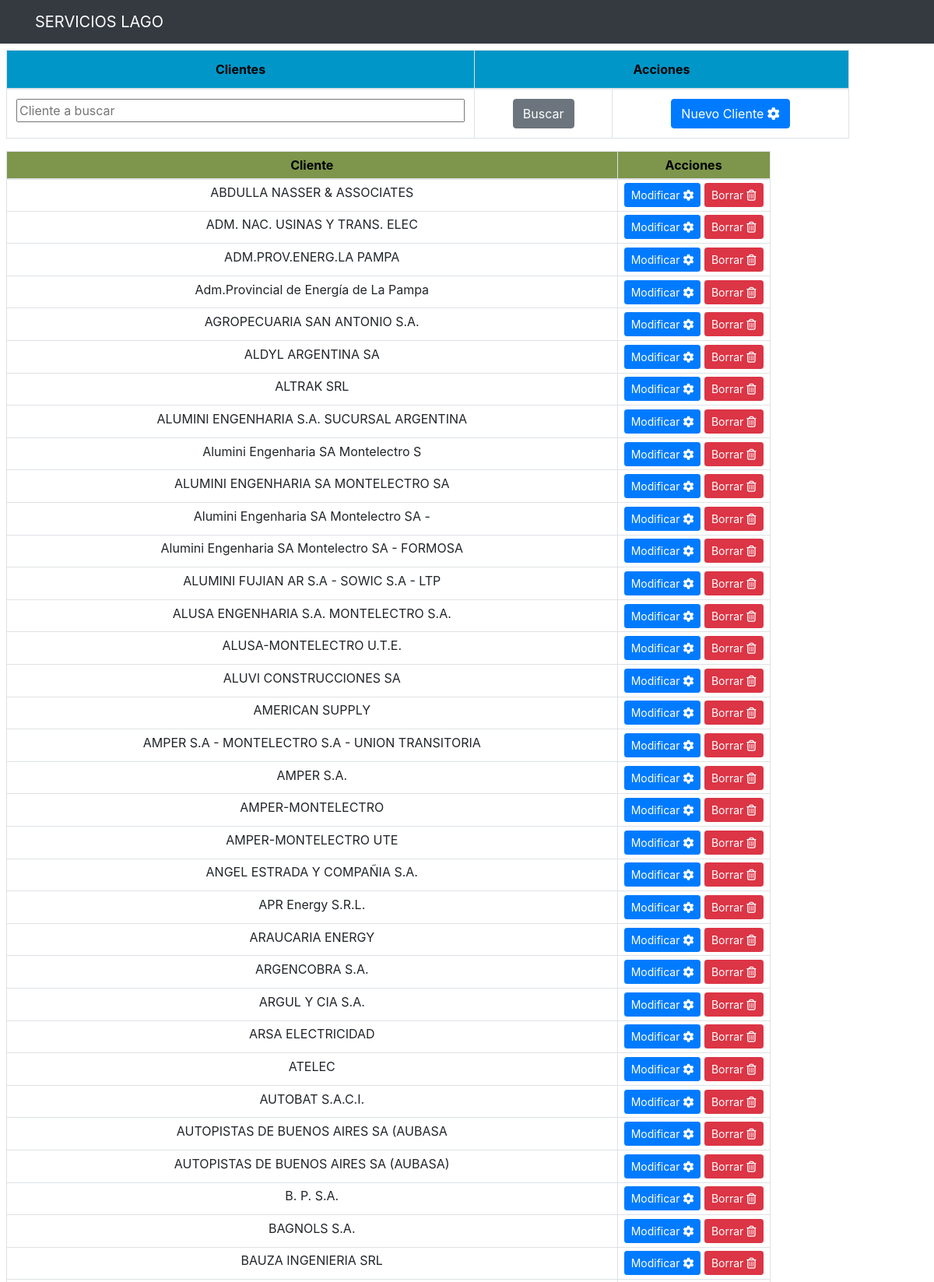
The app's page /abmb/clientes.php (upper part) with its own data.
### tables this page shows
CREATE TABLE `clientes` (
  `id` int(5) NOT NULL,
  `Cliente` varchar(85) DEFAULT NULL
);

### abmb/clientes.php (the view, shortened to what this page needs)
<?php
$esta = $_SERVER['PHP_SELF'];
?>
<div class="col-md-12 container p-2">
	<div class="row">
		<div class="col-md-11">
			<form action="<?php echo $esta ?>" method="POST">
				<table class="table table-bordered">
					<thead class="thead-cel" style="text-align:center">
						<tr>
							<th style="width: 50%">Clientes</th>
							<th style="width: 40%" colspan=2>Acciones</th>
						</tr>
					</thead>
					<tbody>
							<tr>
								<td><input text="est" name="cliente" style="width: 100%" placeholder="Cliente a buscar"></td>
								<td><input type="submit" name="Busca" value="Buscar" class="btn btn-secondary"></td>
								<td><a href="/Servicios/Altas/altacliente.php?flag=0" class="btn btn-primary"> Nuevo Cliente <i class="fa fa-cog fa-spin"></i>
								</a></td>
							</tr>
					</tbody>
				</table>
			</form>
		</div>
	</div>
	<div class="row">
		<div class="col-md-10">
				<table class="table table-sm table-bordered table-hover">
					<thead class="thead-dario" style="text-align:center">
						<tr>
							<th style="width: 80%">Cliente</th>
							<th style="width: 20%">Acciones</th>
					</thead>
					<tbody>
						<?php
							if (isset($_POST['Busca'])){
								$micliente= '%' . $_POST['cliente'] . '%';
								$query = "SELECT * FROM clientes WHERE Cliente like '$micliente'";
							}
							else{
								$query = "SELECT * FROM clientes";
							}
							$result_tasks = mysqli_query($conn,$query);
							while ($row=mysqli_fetch_array($result_tasks)) {
						?>
								<tr>
									<td><?php echo $row['Cliente'] ?></td>
									<td>
										<a href="/Servicios/Modif/modifcliente.php?id=<?php echo $row['id'] ?>" class=
										"btn btn-primary btn-sm">
											Modificar <i class="fa fa-cog fa-spin"></i>
										</a>
										<a href="/Servicios/Bajas/borracliente.php?id=<?php echo $row['id'] ?>" class=
										"btn btn-danger btn-sm">
											Borrar <i class="far fa-trash-alt"></i>
										</a>
									</td>
								</tr>
						<?php }
						?>
					</tbody>
				</table>
		</div>
	</div>
</div>

### includes/header.php (style rules this page uses)
.container { text-align: center; }
.thead-cel { background-color: rgb(0, 150, 200); color: black; }
.thead-dario { background-color: rgb(125, 150, 75); color: black; }

### records on screen
clientes: Cliente "ABDULLA NASSER & ASSOCIATES"
clientes: Cliente "ADM. NAC. USINAS Y TRANS. ELEC"
clientes: Cliente "ADM.PROV.ENERG.LA PAMPA"
clientes: Cliente "Adm.Provincial de Energía de La Pampa"
clientes: Cliente "AGROPECUARIA SAN ANTONIO S.A."
clientes: Cliente "ALDYL ARGENTINA SA"
clientes: Cliente "ALTRAK SRL"
clientes: Cliente "ALUMINI ENGENHARIA S.A. SUCURSAL ARGENTINA"
clientes: Cliente "Alumini Engenharia SA Montelectro S"
clientes: Cliente "ALUMINI ENGENHARIA SA MONTELECTRO SA"
clientes: Cliente "Alumini Engenharia SA Montelectro SA -"
clientes: Cliente "Alumini Engenharia SA Montelectro SA - FORMOSA"
clientes: Cliente "ALUMINI FUJIAN AR S.A - SOWIC S.A - LTP"
clientes: Cliente "ALUSA ENGENHARIA S.A. MONTELECTRO S.A."
clientes: Cliente "ALUSA-MONTELECTRO U.T.E."
clientes: Cliente "ALUVI CONSTRUCCIONES SA"
clientes: Cliente "AMERICAN SUPPLY"
clientes: Cliente "AMPER S.A - MONTELECTRO S.A - UNION TRANSITORIA"
clientes: Cliente "AMPER S.A."
clientes: Cliente "AMPER-MONTELECTRO"
clientes: Cliente "AMPER-MONTELECTRO UTE"
clientes: Cliente "ANGEL ESTRADA Y COMPAÑIA S.A."
clientes: Cliente "APR Energy S.R.L."
clientes: Cliente "ARAUCARIA ENERGY"
clientes: Cliente "ARGENCOBRA S.A."
clientes: Cliente "ARGUL Y CIA S.A."
clientes: Cliente "ARSA ELECTRICIDAD"
clientes: Cliente "ATELEC"
clientes: Cliente "AUTOBAT S.A.C.I."
clientes: Cliente "AUTOPISTAS DE BUENOS AIRES SA (AUBASA"
clientes: Cliente "AUTOPISTAS DE BUENOS AIRES SA (AUBASA)"
clientes: Cliente "B. P. S.A."
clientes: Cliente "BAGNOLS S.A."
clientes: Cliente "BAUZA INGENIERIA SRL"
